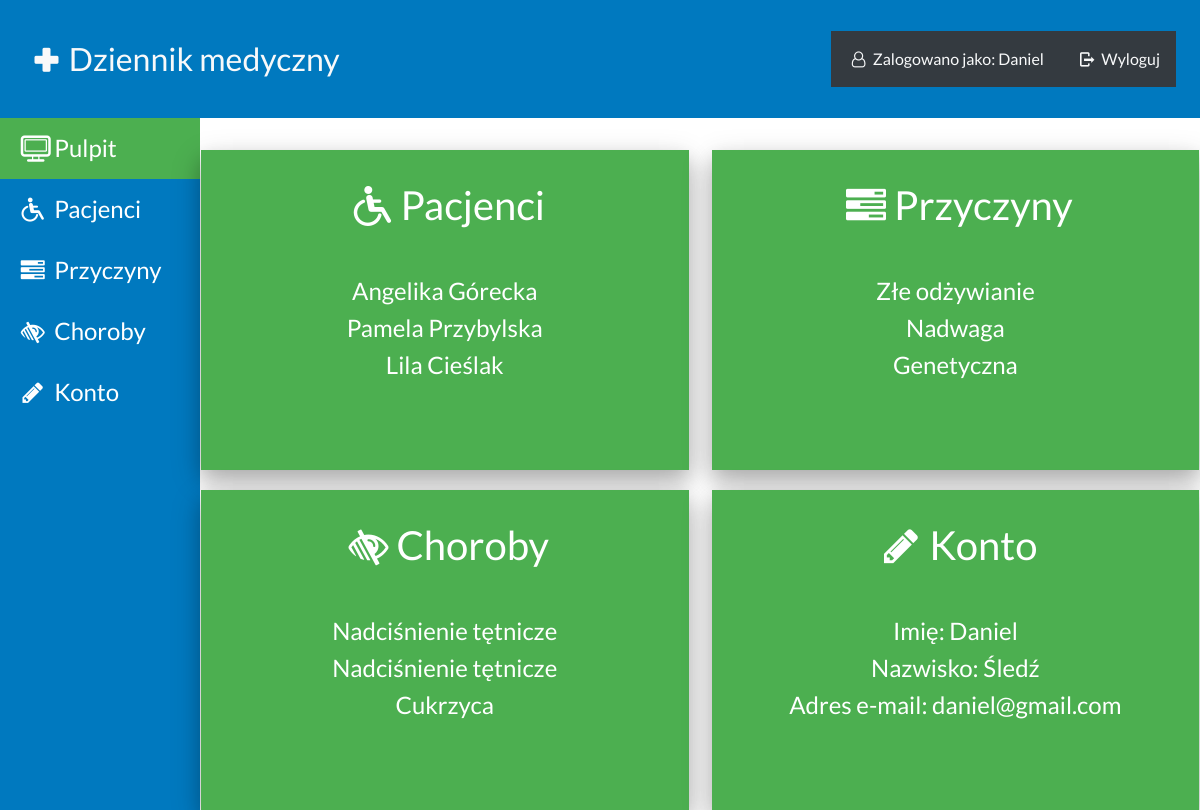
Page /subpages/panel.php (signed in) on the committed database.
### tables this page shows
CREATE TABLE `da_pacjenci` (
  `id` int(11) NOT NULL,
  `imie` text NOT NULL,
  `nazwisko` text NOT NULL,
  `sex` text NOT NULL,
  `wiek` int(11) NOT NULL,
  `waga` int(11) NOT NULL,
  `wzrost` int(11) NOT NULL,
  `choroba` text NOT NULL,
  `objawy` text NOT NULL,
  `przyczyny` text NOT NULL,
  `ID_User` int(11) NOT NULL
);

CREATE TABLE `da_users` (
  `id` int(11) NOT NULL,
  `imie` text NOT NULL,
  `login` text NOT NULL,
  `nazwisko` text NOT NULL,
  `password` text NOT NULL,
  `email` text NOT NULL
);

### subpages/panel.php (the view, shortened to what this page needs)
<?php
    include("config.php");
?>
<!DOCTYPE html>
<html lang="pl">
<head>
	<link rel="stylesheet" href="../css/bootstrap.min.css">
	<link rel="stylesheet" href="../css/panel.css">
	<link rel="stylesheet" href="../css/fontello.css">
</head>
<body>
	<div class="container-fluid">
		<header>
			<nav class="navbar navbar-dark fixed-top navbar-expand-md p-4" style="background-color: #0079bf;">
				<a class="navbar-brand text-light py-3" href="panel.php"><span class="h2"><i
							class="demo-icon icon-hospital"></i>Dziennik medyczny</span></a>
				<div class="collapse navbar-collapse" id="mainmenu">
					<ul class="navbar-nav ml-auto">
						<li class="nav-item bg-dark p-2">
							<span class="nav-link text-light"><i class="demo-icon icon-user-o"></i>&nbsp;Zalogowano
								jako:
								<?php
								print$_SESSION["imie"];
								?></span>
						</li>
						<li class="nav-item bg-dark p-2">
							<a class="nav-link text-light" href="logout.php"><i
									class="demo-icon icon-logout"></i>&nbsp;Wyloguj</a>
						</li>
					</ul>
				</div>
			</nav>
		</header>
		<div class="sidebar">
			<a class="active" href="panel.php"><span class="h4"><i
						class="demo-icon icon-desktop"></i>&nbsp;Pulpit</span></a>
			<a href="patients.php"><span class="h4"><i class="demo-icon icon-accessibility"></i>&nbsp;Pacjenci</span></a>
			<a href="przyczyny.php"><span class="h4"><i class="demo-icon icon-tasks"></i>&nbsp;Przyczyny</span></a>
			<a href="choroby.php"><span class="h4"><i class="demo-icon icon-low-vision"></i>&nbsp;Choroby</span></a>
			<a href="konto.php"><span class="h4"><i class="demo-icon icon-pencil"></i>&nbsp;Konto</span></a>
		</div>
		<a href="patients.php"><div class="button col-sm-12 col-md-9 col-lg-9 col-xl-5">
			<h1 class="pt-3 mb-5"><i class="demo-icon icon-accessibility"></i>Pacjenci</h1>
			<?php
				$nickUser = $_SESSION['nick'];
				$resultID = $conn->query("SELECT id FROM da_users WHERE login ='$nickUser' ");
				while($row = $resultID->fetch_assoc())
				{
					$ID = $row["id"];
				}
			 $i = 0;
			 $result = $conn->query("SELECT * FROM da_pacjenci WHERE ID_User = '$ID' ORDER BY id DESC");
				while($row = $result->fetch_assoc())
				{
					$imie = $row["imie"];
					$nazwisko = $row["nazwisko"];
					print"<p class='h4'>$imie $nazwisko</p>";
					$i++;
					if($i == 3)
					{
					break;
					}
				}
			?>
		</div></a>
		<a href="przyczyny.php"><div class="button col-sm-12 col-md-9 col-lg-9 col-xl-5">
			<h1 class="pt-3 mb-5"><i class="demo-icon icon-tasks"></i>Przyczyny</h1>
			<?php
			 $i = 0;
			 $result = $conn->query("SELECT * FROM da_pacjenci WHERE ID_User = '$ID' ORDER BY id DESC");
					while($row = $result->fetch_assoc())
					{
						$przyczyna = $row["przyczyny"];
							print"<p class='h4'>$przyczyna</p>";
							$i++;
							if($i == 3)
							{
							break;
							}
					}
			?>
		</div></a>
		<a href="choroby.php"><div class="button col-sm-12 col-md-9 col-lg-9 col-xl-5">
			<h1 class="pt-3 mb-5"><i class="demo-icon icon-low-vision"></i>Choroby</h1>
			<?php
			 $i = 0;
			 $result = $conn->query("SELECT * FROM da_pacjenci WHERE ID_User = '$ID' ORDER BY id DESC");
			 	while($row = $result->fetch_assoc())
				{
					$choroba = $row["choroba"];
					print"<p class='h4'>$choroba</p>";
					$i++;
					if($i == 3)
					{
						break;
					}
				}
			?>
		</div></a>
		<a href="konto.php"><div class="button col-sm-12 col-md-9 col-lg-9 col-xl-5">
			<h1 class="pt-3 mb-5"><i class="demo-icon icon-pencil"></i>Konto</h1>
			<?php
			 $result = $conn->query("SELECT * FROM da_users WHERE id = '$ID'");
					while($row = $result->fetch_assoc())
					{
						$imie = $row["imie"];
						$nazwisko = $row["nazwisko"];
						$email = $row["email"];
						print"<p class='h4'>Imię: $imie</p>";
						print"<p class='h4'>Nazwisko: $nazwisko</p>";
						print"<p class='h4'>Adres e-mail: $email</p>";
					}
			?>
		</div></a>
	</div>
</body>
</html>

### css/panel.css (style rules this page uses)
* { font-family: 'Lato', sans-serif; }
body { margin: 0; overflow-x: hidden; }
.sidebar { margin-top: 118px; margin-left: -15px; padding: 0; width: 200px; background-color: #0079bf; position: fixed; height: 100%; overflow: auto; }
.sidebar a { display: block; color: #fff; padding: 16px; text-decoration: none; }
.sidebar a.active { background-color: #4CAF50; color: white; }
.button { background-color: #4CAF50; border: none; color: white; padding: 15px 32px; text-align: center; text-decoration: none; display: inline-block; font-size: 16px; margin: 4px 2px; cursor: pointer; -webkit-transition-duration: 0.4s; transition-duration: 0.4s; box-shadow: 0 10px 20px 0 rgba(0,0,0,0.2), 0 10px 30px 0 rgba(0,0,0,0.19); position: relative; top: 140px; left: 220px; margin: 10px; height: 40vh; }
@media screen and (max-width: 1600px) { .button { position: relative; left: 176px; } }

### rows in the picture
da_pacjenci: imie "Angelika", nazwisko "Górecka", przyczyny "Złe odżywianie", choroba "Nadciśnienie tętnicze"
da_pacjenci: imie "Pamela", nazwisko "Przybylska", przyczyny "Nadwaga", choroba "Nadciśnienie tętnicze"
da_pacjenci: imie "Lila", nazwisko "Cieślak", przyczyny "Genetyczna", choroba "Cukrzyca"
da_users: imie "Daniel", nazwisko "Śledź", email "daniel@gmail.com"

### other values in the picture
$_SESSION["imie"] "Daniel"
